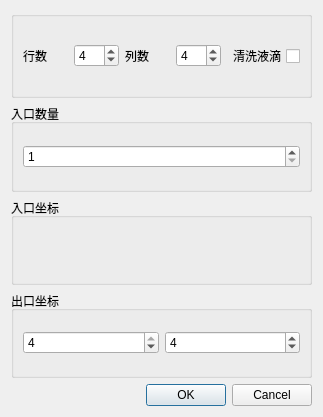
<?xml version="1.0" encoding="UTF-8"?>
<ui version="4.0">
 <class>InputDialog</class>
 <widget class="QDialog" name="InputDialog">
  <property name="geometry">
   <rect>
    <x>0</x>
    <y>0</y>
    <width>323</width>
    <height>417</height>
   </rect>
  </property>
  <property name="windowTitle">
   <string>初始化</string>
  </property>
  <layout class="QVBoxLayout" name="verticalLayout_2">
   <item>
    <widget class="QGroupBox" name="groupBox">
     <property name="title">
      <string/>
     </property>
     <property name="flat">
      <bool>true</bool>
     </property>
     <layout class="QHBoxLayout" name="horizontalLayout">
      <item>
       <widget class="QLabel" name="label">
        <property name="text">
         <string>行数</string>
        </property>
       </widget>
      </item>
      <item>
       <widget class="QSpinBox" name="sBoxRow">
        <property name="minimum">
         <number>1</number>
        </property>
        <property name="maximum">
         <number>12</number>
        </property>
        <property name="value">
         <number>4</number>
        </property>
       </widget>
      </item>
      <item>
       <widget class="QLabel" name="label_2">
        <property name="text">
         <string>列数</string>
        </property>
       </widget>
      </item>
      <item>
       <widget class="QSpinBox" name="sBoxCol">
        <property name="minimum">
         <number>1</number>
        </property>
        <property name="maximum">
         <number>12</number>
        </property>
        <property name="value">
         <number>4</number>
        </property>
       </widget>
      </item>
      <item>
       <widget class="QCheckBox" name="cBoxWash">
        <property name="layoutDirection">
         <enum>Qt::RightToLeft</enum>
        </property>
        <property name="text">
         <string>清洗液滴</string>
        </property>
       </widget>
      </item>
     </layout>
    </widget>
   </item>
   <item>
    <widget class="QGroupBox" name="groupBox_3">
     <property name="title">
      <string>入口数量</string>
     </property>
     <property name="flat">
      <bool>true</bool>
     </property>
     <layout class="QHBoxLayout" name="horizontalLayout_3">
      <item>
       <widget class="QSpinBox" name="spinBox">
        <property name="alignment">
         <set>Qt::AlignLeading|Qt::AlignLeft|Qt::AlignVCenter</set>
        </property>
        <property name="minimum">
         <number>1</number>
        </property>
        <property name="maximum">
         <number>5</number>
        </property>
       </widget>
      </item>
     </layout>
    </widget>
   </item>
   <item>
    <widget class="QGroupBox" name="groupBoxIn">
     <property name="enabled">
      <bool>true</bool>
     </property>
     <property name="title">
      <string>入口坐标</string>
     </property>
     <property name="flat">
      <bool>true</bool>
     </property>
     <layout class="QVBoxLayout" name="verticalLayout">
      <item>
       <layout class="QGridLayout" name="gLayoutIn"/>
      </item>
     </layout>
    </widget>
   </item>
   <item>
    <widget class="QGroupBox" name="groupBox_2">
     <property name="title">
      <string>出口坐标</string>
     </property>
     <property name="flat">
      <bool>true</bool>
     </property>
     <layout class="QHBoxLayout" name="horizontalLayout_2">
      <item>
       <widget class="QSpinBox" name="sBoxOutX">
        <property name="minimum">
         <number>1</number>
        </property>
        <property name="maximum">
         <number>4</number>
        </property>
        <property name="value">
         <number>4</number>
        </property>
       </widget>
      </item>
      <item>
       <widget class="QSpinBox" name="sBoxOutY">
        <property name="minimum">
         <number>1</number>
        </property>
        <property name="value">
         <number>4</number>
        </property>
       </widget>
      </item>
     </layout>
    </widget>
   </item>
   <item>
    <widget class="QDialogButtonBox" name="buttonBox">
     <property name="orientation">
      <enum>Qt::Horizontal</enum>
     </property>
     <property name="standardButtons">
      <set>QDialogButtonBox::Cancel|QDialogButtonBox::Ok</set>
     </property>
    </widget>
   </item>
  </layout>
 </widget>
 <tabstops>
  <tabstop>sBoxRow</tabstop>
  <tabstop>sBoxCol</tabstop>
  <tabstop>cBoxWash</tabstop>
  <tabstop>spinBox</tabstop>
  <tabstop>sBoxOutX</tabstop>
  <tabstop>sBoxOutY</tabstop>
 </tabstops>
 <resources/>
 <connections>
  <connection>
   <sender>buttonBox</sender>
   <signal>rejected()</signal>
   <receiver>InputDialog</receiver>
   <slot>reject()</slot>
   <hints>
    <hint type="sourcelabel">
     <x>311</x>
     <y>355</y>
    </hint>
    <hint type="destinationlabel">
     <x>286</x>
     <y>274</y>
    </hint>
   </hints>
  </connection>
  <connection>
   <sender>buttonBox</sender>
   <signal>accepted()</signal>
   <receiver>InputDialog</receiver>
   <slot>accept()</slot>
   <hints>
    <hint type="sourcelabel">
     <x>259</x>
     <y>355</y>
    </hint>
    <hint type="destinationlabel">
     <x>157</x>
     <y>274</y>
    </hint>
   </hints>
  </connection>
 </connections>
</ui>
